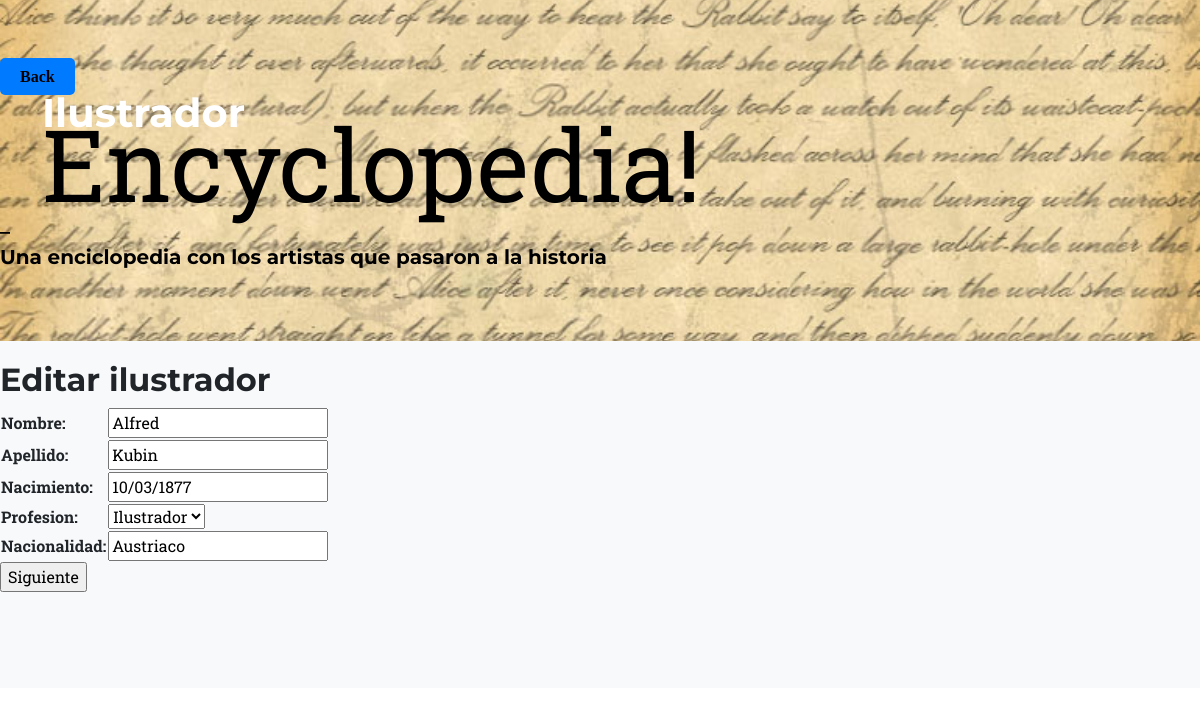
Page /encyclopedia/update_ilustrador/1/ (signed in) on the committed database.
### Salute_dEncyclopedia/models.py (models this page shows, shortened)
class Ilustrador(models.Model):
    nombre = models.CharField(max_length=50)
    apellido = models.CharField(max_length=50)
    nacimiento = models.DateField(default="Desconocido")
    profesion = models.CharField(max_length=50, default='Sin profesión especificada')
    nacionalidad = models.CharField(max_length=50, default='Sin nacionalidad especificada')
    class Meta:
        verbose_name = "Ilustrador"
        verbose_name_plural = "Ilustradores"

### Salute_dEncyclopedia/views.py (the view)
# urls.py: path('update_ilustrador/<id_ilustrador>/', updateIlustrador, name='update_ilustrador' ),
@login_required
def updateIlustrador(request, id_ilustrador):
    ilustrador = Ilustrador.objects.get(id=id_ilustrador)
    if request.method == "POST":
        miForm = IlustradorForm(request.POST)
        if miForm.is_valid():
            ilustrador.nombre = miForm.cleaned_data.get("nombre")
            ilustrador.apellido = miForm.cleaned_data.get("apellido")
            ilustrador.nacimiento = miForm.cleaned_data.get("nacimiento")
            ilustrador.profesion = miForm.cleaned_data.get("profesion")
            ilustrador.nacionalidad = miForm.cleaned_data.get("nacionalidad")
            ilustrador.save()
            return redirect(reverse_lazy("Salute_dEncyclopedia:Ilustrador"))
    else:
        miForm = IlustradorForm(initial={
            "nombre": ilustrador.nombre,
            "apellido": ilustrador.apellido,
            "nacimiento": ilustrador.nacimiento,
            "profesion": ilustrador.profesion,
            "nacionalidad": ilustrador.nacionalidad,
        })
    return render(request, "Salute_dEncyclopedia/ailustradorUpdate.html", {"form": miForm})

### Salute_dEncyclopedia/forms.py
class IlustradorForm(forms.Form):
    nombre = forms.CharField(label = "Nombre", max_length=50, required=True)
    apellido = forms.CharField(label = "Apellido",max_length=50, required=True)
    nacimiento = forms.DateField(label = "Nacimiento")
    PROFESIONES = (
        ("Ilustrador", "Ilustrador"), )
    profesion = forms.ChoiceField(label="Profesion", choices=PROFESIONES, required=True)
    nacionalidad = forms.CharField(label = "Nacionalidad",max_length=50, required=True)

### Salute_dEncyclopedia/templates/Salute_dEncyclopedia/ailustradorUpdate.html (shortened to what this page needs)
{% extends "Salute_dEncyclopedia/base.html" %}
{% load static %}
{% block titulo %} <h1>Ilustrador</h1> {% endblock titulo %}
{% block contenido2 %}
    <h2>Editar ilustrador</h2>
        <form action="" method="POST">
            <table>
                {{ form.as_table }}
            </table>
            <input type="submit" value="Siguiente">
        </form>
{% endblock contenido2 %}

### rows in the picture
Ilustrador: nombre "Alfred", apellido "Kubin", nacimiento "10/03/1877", profesion "Ilustrador", nacionalidad "Austriaco"
